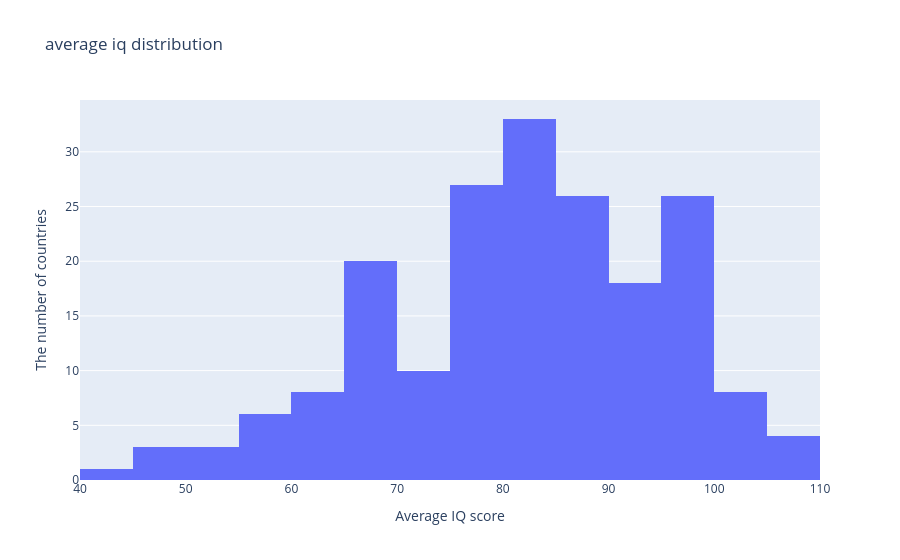

The cell this chart's notebook holds for it:
### Markdown cell above
## 4. Основной анализ и визуализация

В данном разделе проводится основной разведывательный анализ данных. Для каждой визуализации формулируется отдельный исследовательский вопрос, после чего полученный результат интерпретируется с учётом особенностей набора данных.

Первым этапом рассмотрим распределение показателя `Average IQ` среди представленных наблюдений.

### 4.1. Распределение среднего IQ

**Исследовательский вопрос:** как распределены значения `Average IQ` среди стран, представленных в наборе данных?

**Предположение:** значения могут быть распределены неравномерно, поэтому интересно определить центральную область распределения, его разброс и наличие потенциальных выбросов.

### Code cell
fig = px.histogram(
    df,
    x="Average IQ",
    nbins=20,
    title="average iq distribution",
    labels={
        "Average IQ": "Average IQ score",
        "count": "The number of countries",
    }
)

fig.update_layout(
    xaxis_title="Average IQ score",
    yaxis_title="The number of countries",
)

fig.show()

### Figure 1 — Plotly figure (JSON) as saved in the notebook; plotly's stock layout.template omitted (floating-point values rounded to 4 significant figures; data arrays with more than 128 entries replaced by an {"elided": "..."} marker saying what was removed)
{"data": [{"bingroup": "x", "hovertemplate": "Average IQ score=%{x}<br>count=%{y}<extra></extra>", "legendgroup": "", "marker": {"color": "#636efa", "pattern": {"shape": ""}}, "name": "", "nbinsx": 20, "orientation": "v", "showlegend": false, "type": "histogram", "x": {"elided": "193 float values"}, "xaxis": "x", "yaxis": "y"}], "layout": {"barmode": "relative", "legend": {"tracegroupgap": 0}, "title": {"text": "average iq distribution"}, "xaxis": {"anchor": "y", "domain": [0, 1], "title": {"text": "Average IQ score"}}, "yaxis": {"anchor": "x", "domain": [0, 1], "title": {"text": "The number of countries"}}}}
